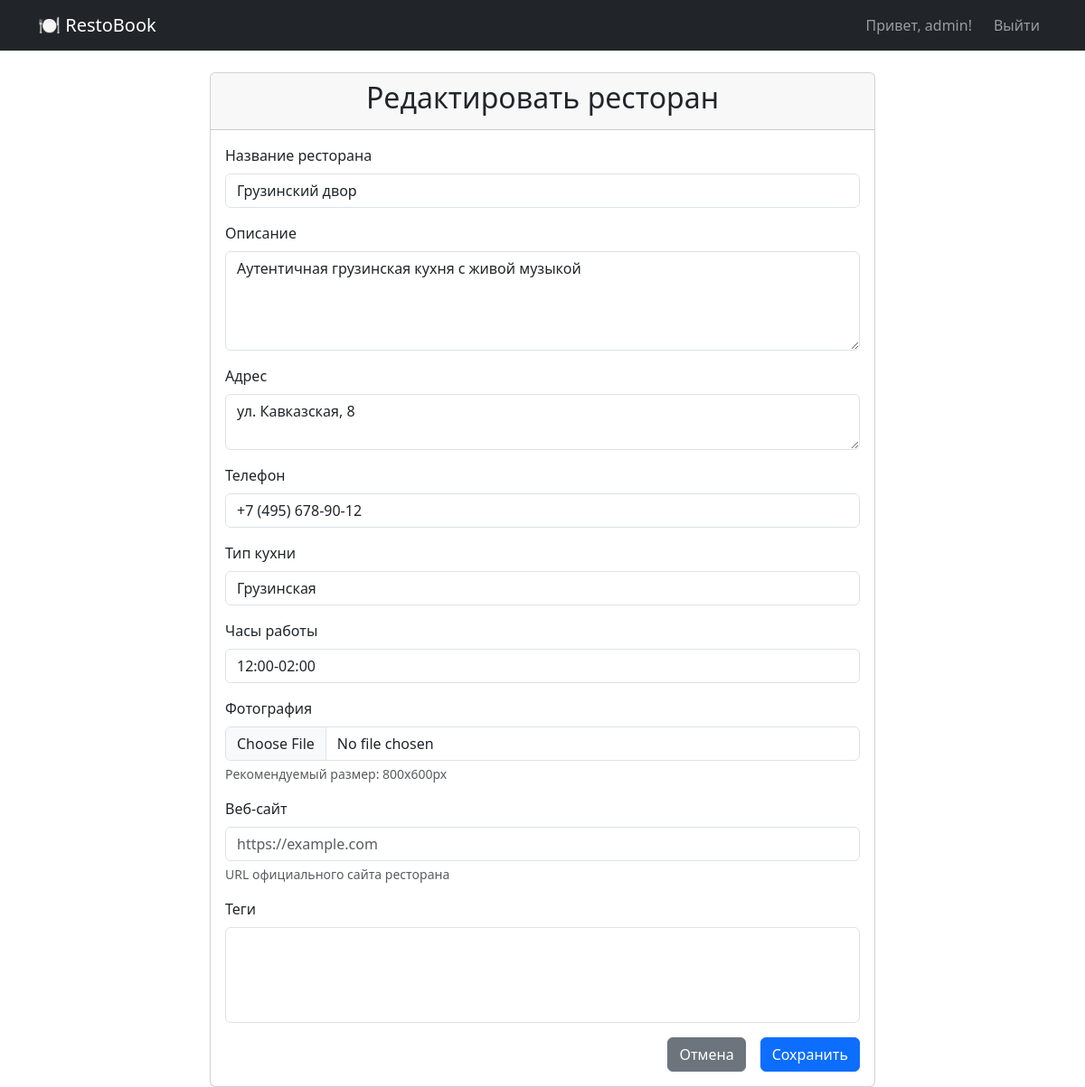
The page /restaurants/6/edit/ (signed in) on the database its author committed.
### restaurant/models.py (models this page shows, shortened)
class Restaurant(models.Model):
    CUISINE_TYPES = [
        ('italian', _('Итальянская')),
        ('japanese', _('Японская')),
        ('russian', _('Русская')),
        ('french', _('Французская')),
        ('chinese', _('Китайская')),
        ('georgian', _('Грузинская')),
        ('american', _('Американская')),
    ]
    name = models.CharField(max_length=100, verbose_name=_('название'))
    description = models.TextField(verbose_name=_('описание'))
    address = models.TextField(verbose_name=_('адрес'))
    phone = models.CharField(max_length=20, verbose_name=_('телефон'))
    cuisine_type = models.CharField(max_length=50, choices=CUISINE_TYPES, verbose_name=_('тип кухни'))
    opening_hours = models.CharField(max_length=100, default='10:00-22:00', verbose_name=_('часы работы'))
    image = models.ImageField(upload_to='restaurants/%Y/%m/%d/', blank=True, null=True, verbose_name=_('изображение'))
    website = models.URLField(blank=True, verbose_name=_('веб-сайт'))
    created_by = models.ForeignKey(User, on_delete=models.SET_NULL, null=True, blank=True, verbose_name=_('создатель'))
    created_at = models.DateTimeField(default=timezone.now, verbose_name=_('дата создания'))
    tags = models.ManyToManyField(Tag, blank=True, related_name='restaurants', verbose_name=_('теги'))
    history = HistoricalRecords()
    class Meta:
        verbose_name = _('ресторан')
        verbose_name_plural = _('рестораны')
        ordering = ['name']

### restaurant/views.py (the view)
# urls.py: path('restaurants/<int:restaurant_id>/edit/', views.restaurant_edit, name='restaurant_edit'),
@login_required
def restaurant_edit(request, restaurant_id):
    if not request.user.is_staff:
        messages.error(request, '❌ У вас нет прав для редактирования ресторанов.')
        return redirect('restaurant_detail', restaurant_id=restaurant_id)
    restaurant = get_object_or_404(Restaurant, id=restaurant_id)
    if request.method == 'POST':
        form = RestaurantForm(request.POST, request.FILES, instance=restaurant)
        if form.is_valid():
            form.save()
            messages.success(request, f'✅ Ресторан "{restaurant.name}" успешно обновлен!')
            return redirect('restaurant_detail', restaurant_id=restaurant.id)
    else:
        form = RestaurantForm(instance=restaurant)
    context = {
        'form': form,
        'restaurant': restaurant,
        'title': 'Редактировать ресторан'
    }
    return render(request, 'restaurant/restaurant_form.html', context)

### templates/restaurant/restaurant_form.html (shortened to what this page needs)
<!DOCTYPE html>
<html lang="ru">
<head>
    <link href="https://cdn.jsdelivr.net/npm/bootstrap@5.3.0/dist/css/bootstrap.min.css" rel="stylesheet">
</head>
<body>
    <nav class="navbar navbar-expand-lg navbar-dark bg-dark">
        <div class="container">
            <a class="navbar-brand" href="{% url 'home' %}">🍽 RestoBook</a>
            <div class="navbar-nav ms-auto">
                {% if user.is_authenticated %}
                    <span class="navbar-text me-3">Привет, {{ user.username }}!</span>
                    <a class="nav-link" href="{% url 'logout' %}">Выйти</a>
                {% else %}
                    <a class="nav-link" href="{% url 'register' %}">📝 Регистрация</a>
                    <a class="nav-link" href="{% url 'login' %}">Войти</a>
                {% endif %}
            </div>
        </div>
    </nav>
    <div class="container mt-4">
        <div class="row justify-content-center">
            <div class="col-md-8">
                <div class="card">
                    <div class="card-header">
                        <h2 class="text-center">{{ title }}</h2>
                    </div>
                    <div class="card-body">
                        <form method="post" enctype="multipart/form-data">
                            {% for field in form %}
                            <div class="mb-3">
                                <label for="{{ field.id_for_label }}" class="form-label">{{ field.label }}</label>
                                {{ field }}
                                {% if field.help_text %}
                                <div class="form-text">{{ field.help_text }}</div>
                                {% endif %}
                            </div>
                            {% endfor %}
                            <div class="d-grid gap-2 d-md-flex justify-content-md-end">
                                <a href="{% if restaurant %}{% url 'restaurant_detail' restaurant.id %}{% else %}{% url 'all_restaurants' %}{% endif %}"
                                   class="btn btn-secondary me-md-2">Отмена</a>
                                <button type="submit" class="btn btn-primary">Сохранить</button>
                            </div>
                        </form>
                    </div>
                </div>
            </div>
        </div>
    </div>
</body>
</html>

### rows shown on the page
Restaurant: form "Грузинский двор" "Аутентичная грузинская кухня с живой музыкой" "ул. Кавказская, 8" "+7 (495) 678-90-12" "Грузинская" "12:00-02:00"

### other values the page prints
{{ user.username }} "admin"
{{ title }} "Редактировать ресторан"
{{ field.label }} "Название ресторана" "Описание" "Адрес" "Телефон" "Тип кухни" "Часы работы" "Фотография" "Веб-сайт" "Теги"
{{ field.help_text }} "Рекомендуемый размер: 800x600px" "URL официального сайта ресторана"
